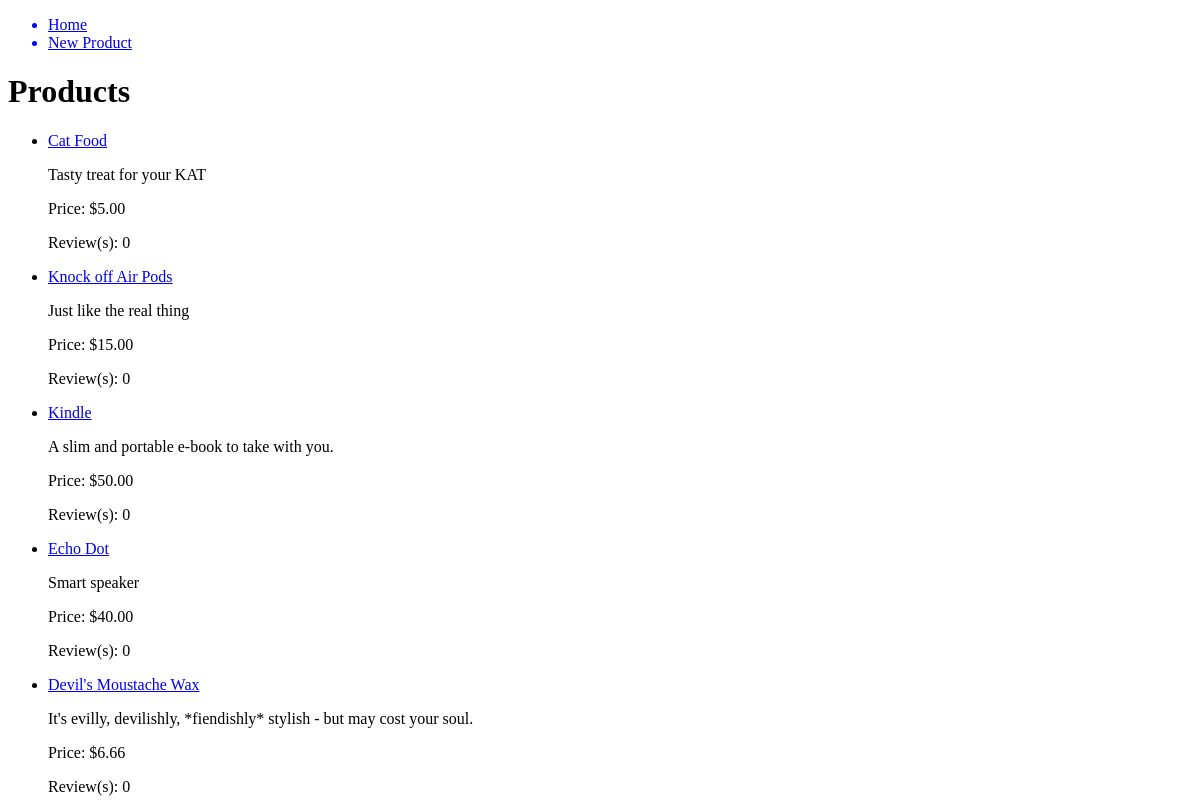
The app's page /products, older data.
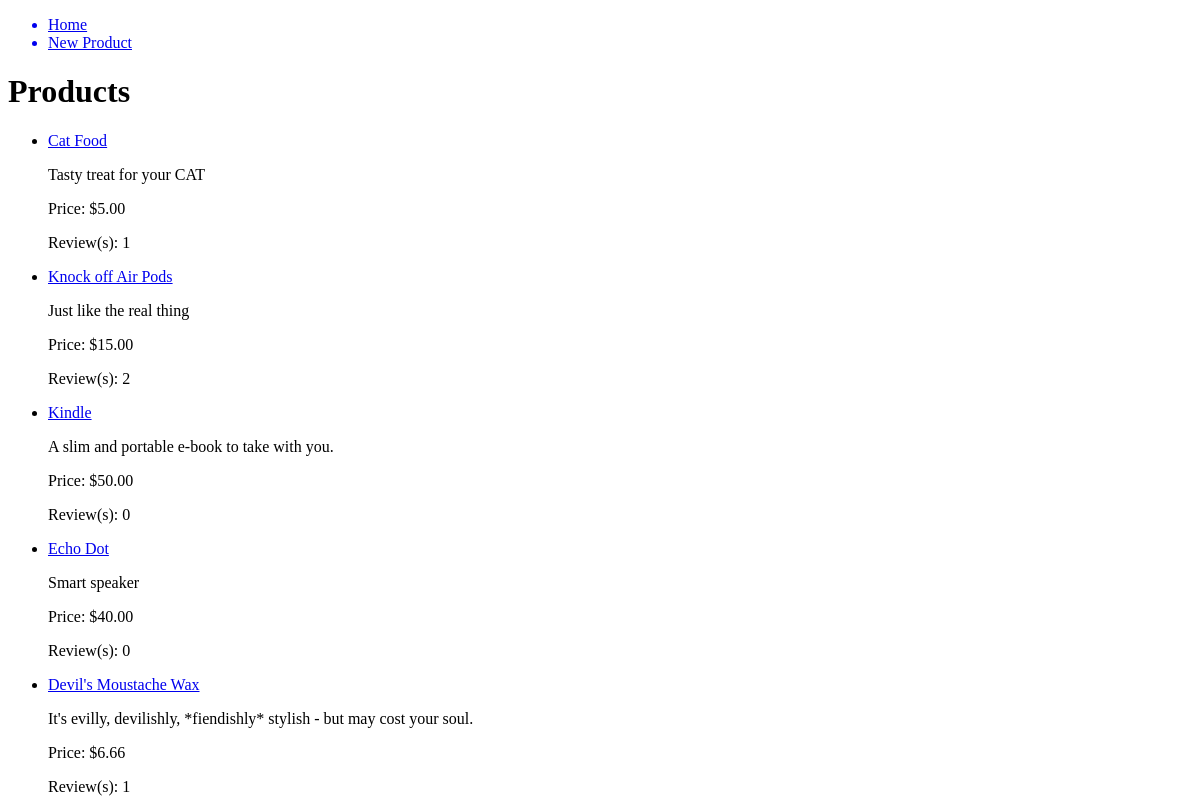
The same page, newer data.
### rainforest/models.py (models this page shows, shortened)
class Product(models.Model):
    name = models.CharField(max_length=128)
    description = models.TextField(max_length=500, validators=[min_length])
    price = models.IntegerField()
    def price_in_dollars(self):
        dollars = self.price / 100
        return "${:.2f}".format(dollars)

### rainforest/views.py (the view)
# urls.py: path('products', list_products, name="products"),
def list_products(request):
    return render(request, 'index.html', {
        'products': Product.objects.all()
    })

### rainforest/templates/index.html
{% extends 'base.html' %}
{% block content %}
  <h1>Products</h1>
  <ul>
    {% for product in products %}
    <li>
      <a href="{% url 'show_product' product_id=product.id %}"><p>{{product.name}}</p></a>
      <p>{{product.description}}</p>
      <p>Price: {{product.price_in_dollars}}</p>
    </li>
    <p>Review(s): {{ product.reviews.count }}</p>
    {% endfor %}
  </ul>
{% endblock %}

### rainforest/templates/base.html (shortened to what this page needs)
<!DOCTYPE html>
<html lang="en" dir="ltr">
  <head>
  </head>
  <header>
    <nav>
      <ul>
        <a href="{% url 'products' %}"><li>Home</li></a>
        <a href="{% url 'new_product' %}"><li>New Product</li></a>
      </ul>
    </nav>
  </header>
  <body>
    {% block content %}
    {% endblock %}
  </body>
</html>

Row changes from the older to the newer data that the page shows:
changed Product "Cat Food": description "Tasty treat for your KAT" → "Tasty treat for your CAT"; reviews.count "0" → "1"
computed for Product "Knock off Air Pods": reviews.count "0" → "2"
computed for Product "Devil's Moustache Wax": reviews.count "0" → "1"
